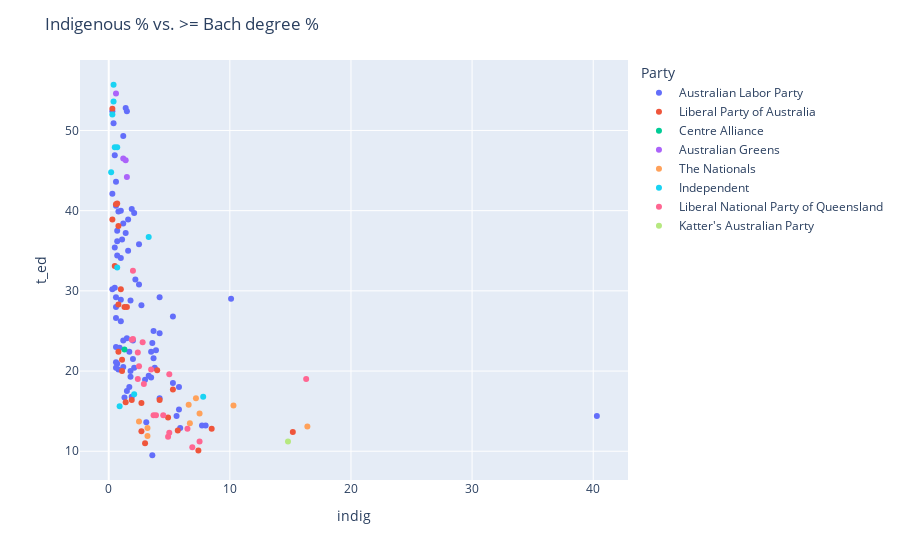

Notebook source saved alongside this figure:
### Code cell
# vs. 2022 2PP

# Create a scatter plot using Plotly Express
fig = px.scatter(filtered_master, x='indig', y='t_ed', color='Party', hover_data=['Seat'])

# Add axis lines at 0,0
fig.update_layout(xaxis=dict(zeroline=True), yaxis=dict(zeroline=True))

# Add a title
fig.update_layout(title='Indigenous % vs. >= Bach degree %')

# Show the plot
fig.show()

### Figure 1 — Plotly figure (JSON) as saved in the notebook; plotly's stock layout.template omitted (floating-point values rounded to 4 significant figures)
{"data": [{"customdata": [["Bean"], ["Fenner"], ["Eden-Monaro"], ["Canberra"], ["Boothby"], ["Makin"], ["Hindmarsh"], ["Spence"], ["Cunningham"], ["Kingston"], ["Solomon"], ["Adelaide"], ["Lalor"], ["Maribyrnong"], ["Hawke"], ["Fraser"], ["Dunkley"], ["Jagajaga"], ["Corio"], ["Burt"], ["Holt"], ["Aston"], ["Fremantle"], ["Brand"], ["Scullin"], ["Macnamara"], ["Calwell"], ["Gorton"], ["Swan"], ["Wills"], ["Pearce"], ["Gellibrand"], ["McMahon"], ["Cowan"], ["Chifley"], ["Perth"], ["Cooper"], ["Bruce"], ["Corangamite"], ["Hasluck"], ["Newcastle"], ["Oxley"], ["Moreton"], ["Isaacs"], ["Reid"], ["Chisholm"], ["Greenway"], ["Barton"], ["Hotham"], ["Lingiari"], ["Higgins"], ["Robertson"], ["Shortland"], ["Macquarie"], ["Franklin"], ["Macarthur"], ["Sydney"], ["Blaxland"], ["Tangney"], ["Whitlam"], ["McEwen"], ["Grayndler"], ["Rankin"], ["Bennelong"], ["Bendigo"], ["Kingsford Smith"], ["Lilley"], ["Blair"], ["Dobell"], ["Ballarat"], ["Paterson"], ["Parramatta"], ["Watson"], ["Werriwa"], ["Gilmore"], ["Hunter"], ["Richmond"], ["Lyons"]], "hovertemplate": "Party=Australian Labor Party<br>indig=%{x}<br>t_ed=%{y}<br>Seat=%{customdata[0]}<extra></extra>", "legendgroup": "Australian Labor Party", "marker": {"color": "#636efa", "symbol": "circle"}, "mode": "markers", "name": "Australian Labor Party", "orientation": "v", "showlegend": true, "type": "scatter", "x": [2.5, 2.1, 3.9, 1.4, 1, 1.8, 2, 3.6, 2.7, 1.9, 10.1, 1.4, 1, 0.5, 1.5, 0.6, 1.2, 0.7, 1.5, 3, 0.8, 0.6, 1.8, 3.1, 0.9, 0.4, 0.7, 0.6, 2.2, 0.6, 1.7, 0.7, 1.3, 2.1, 4.2, 1.2, 1, 0.6, 1, 3.3, 4.2, 3.6, 1.6, 0.5, 0.6, 0.3, 1.6, 0.7, 0.3, 40.3, 0.3, 3.5, 5.3, 3.7, 5.3, 3.8, 1.5, 0.6, 1.1, 4.2, 1.2, 1.2, 3.5, 0.5, 2, 1.9, 2.5, 5.6, 5.8, 1.7, 7.7, 0.8, 0.6, 1.8, 5.8, 8, 3.7, 5.9], "xaxis": "x", "y": [35.8, 39.7, 22.6, 52.8, 34.1, 19.3, 23.8, 9.5, 28.2, 16.8, 29, 37.2, 28.9, 35.4, 17.5, 29.2, 20.5, 37.5, 24.1, 18.9, 20.2, 28, 28.8, 13.6, 22.9, 50.9, 20.9, 23, 31.4, 40.6, 18, 36.2, 16.7, 20.4, 24.7, 38.4, 40, 21.1, 26.2, 19.4, 29.2, 23.5, 38.9, 30.4, 43.6, 42.1, 35, 34.4, 30.2, 14.4, 52.4, 22.4, 18.5, 25, 26.8, 20.4, 52.4, 20.4, 36.4, 16.6, 23.8, 49.3, 19.2, 46.9, 21.5, 40.2, 30.8, 14.4, 15.2, 22.4, 13.2, 39.9, 26.6, 20, 18, 13.2, 21.6, 12.9], "yaxis": "y"}, {"customdata": [["Hume"], ["Barker"], ["Grey"], ["Banks"], ["Sturt"], ["Lindsay"], ["Hughes"], ["Deakin"], ["Menzies"], ["Mitchell"], ["Cook"], ["Berowra"], ["Flinders"], ["La Trobe"], ["Moore"], ["Casey"], ["Canning"], ["Bradfield"], ["Forrest"], ["Bass"], ["Braddon"], ["Monash"], ["Farrer"], ["Wannon"], ["O'Connor"], ["Durack"]], "hovertemplate": "Party=Liberal Party of Australia<br>indig=%{x}<br>t_ed=%{y}<br>Seat=%{customdata[0]}<extra></extra>", "legendgroup": "Liberal Party of Australia", "marker": {"color": "#EF553B", "symbol": "circle"}, "mode": "markers", "name": "Liberal Party of Australia", "orientation": "v", "showlegend": true, "type": "scatter", "x": [4.2, 3, 7.4, 1, 0.8, 5.3, 1.5, 0.5, 0.3, 0.6, 1.3, 0.7, 1.1, 0.8, 0.8, 1.1, 2.7, 0.3, 2.7, 4, 8.5, 1.4, 4.9, 1.9, 5.7, 15.2], "xaxis": "x", "y": [16.4, 11, 10.1, 30.2, 38.1, 17.7, 28, 33.1, 38.9, 40.8, 28, 40.9, 20, 22.4, 28.3, 21.4, 12.5, 52.7, 16, 20.1, 12.8, 16.1, 14.2, 16.4, 12.6, 12.4], "yaxis": "y"}, {"customdata": [["Mayo"]], "hovertemplate": "Party=Centre Alliance<br>indig=%{x}<br>t_ed=%{y}<br>Seat=%{customdata[0]}<extra></extra>", "legendgroup": "Centre Alliance", "marker": {"color": "#00cc96", "symbol": "circle"}, "mode": "markers", "name": "Centre Alliance", "orientation": "v", "showlegend": true, "type": "scatter", "x": [1.3], "xaxis": "x", "y": [22.7], "yaxis": "y"}, {"customdata": [["Melbourne"], ["Ryan"], ["Griffith"], ["Brisbane"]], "hovertemplate": "Party=Australian Greens<br>indig=%{x}<br>t_ed=%{y}<br>Seat=%{customdata[0]}<extra></extra>", "legendgroup": "Australian Greens", "marker": {"color": "#ab63fa", "symbol": "circle"}, "mode": "markers", "name": "Australian Greens", "orientation": "v", "showlegend": true, "type": "scatter", "x": [0.6, 1.2, 1.5, 1.4], "xaxis": "x", "y": [54.6, 46.5, 44.2, 46.3], "yaxis": "y"}, {"customdata": [["Gippsland"], ["Riverina"], ["Lyne"], ["Cowper"], ["Nicholls"], ["Page"], ["Mallee"], ["Parkes"], ["New England"]], "hovertemplate": "Party=The Nationals<br>indig=%{x}<br>t_ed=%{y}<br>Seat=%{customdata[0]}<extra></extra>", "legendgroup": "The Nationals", "marker": {"color": "#FFA15A", "symbol": "circle"}, "mode": "markers", "name": "The Nationals", "orientation": "v", "showlegend": true, "type": "scatter", "x": [2.5, 7.5, 6.7, 7.2, 3.2, 6.6, 3.2, 16.4, 10.3], "xaxis": "x", "y": [13.7, 14.7, 13.5, 16.6, 12.9, 15.8, 11.9, 13.1, 15.7], "yaxis": "y"}, {"customdata": [["Clark"], ["Curtin"], ["Kooyong"], ["Goldstein"], ["Mackellar"], ["Warringah"], ["Fowler"], ["North Sydney"], ["Wentworth"], ["Indi"], ["Calare"]], "hovertemplate": "Party=Independent<br>indig=%{x}<br>t_ed=%{y}<br>Seat=%{customdata[0]}<extra></extra>", "legendgroup": "Independent", "marker": {"color": "#19d3f3", "symbol": "circle"}, "mode": "markers", "name": "Independent", "orientation": "v", "showlegend": true, "type": "scatter", "x": [3.3, 0.7, 0.3, 0.2, 0.7, 0.5, 0.9, 0.4, 0.4, 2.1, 7.8], "xaxis": "x", "y": [36.7, 47.9, 52, 44.8, 32.9, 47.9, 15.6, 55.7, 53.6, 17.1, 16.8], "yaxis": "y"}, {"customdata": [["Fisher"], ["Petrie"], ["Dickson"], ["Fairfax"], ["McPherson"], ["Forde"], ["Longman"], ["Fadden"], ["Capricornia"], ["Bonner"], ["Hinkler"], ["Moncrieff"], ["Groom"], ["Bowman"], ["Leichhardt"], ["Flynn"], ["Maranoa"], ["Wide Bay"], ["Wright"]], "hovertemplate": "Party=Liberal National Party of Queensland<br>indig=%{x}<br>t_ed=%{y}<br>Seat=%{customdata[0]}<extra></extra>", "legendgroup": "Liberal National Party of Queensland", "marker": {"color": "#FF6692", "symbol": "circle"}, "mode": "markers", "name": "Liberal National Party of Queensland", "orientation": "v", "showlegend": true, "type": "scatter", "x": [2.5, 3.5, 2.8, 2.4, 2, 3.7, 4.9, 2.4, 6.5, 2, 5, 1.9, 5, 2.9, 16.3, 6.9, 7.5, 4.5, 3.9], "xaxis": "x", "y": [20.6, 20.2, 23.6, 22.3, 24, 14.5, 11.8, 19, 12.8, 32.5, 12.3, 23.9, 19.6, 18.4, 19, 10.5, 11.2, 14.5, 14.5], "yaxis": "y"}, {"customdata": [["Kennedy"]], "hovertemplate": "Party=Katter's Australian Party<br>indig=%{x}<br>t_ed=%{y}<br>Seat=%{customdata[0]}<extra></extra>", "legendgroup": "Katter's Australian Party", "marker": {"color": "#B6E880", "symbol": "circle"}, "mode": "markers", "name": "Katter's Australian Party", "orientation": "v", "showlegend": true, "type": "scatter", "x": [14.8], "xaxis": "x", "y": [11.2], "yaxis": "y"}], "layout": {"legend": {"title": {"text": "Party"}, "tracegroupgap": 0}, "margin": {"t": 60}, "title": {"text": "Indigenous % vs. >= Bach degree %"}, "xaxis": {"anchor": "y", "domain": [0, 1], "title": {"text": "indig"}, "zeroline": true}, "yaxis": {"anchor": "x", "domain": [0, 1], "title": {"text": "t_ed"}, "zeroline": true}}}
